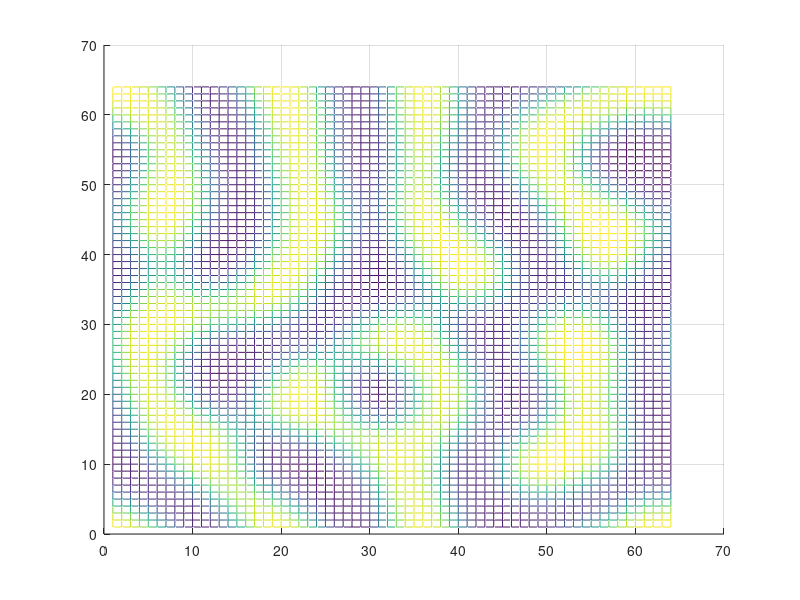

The MATLAB source for this figure:
%% Copyright (c) 2018, Vishal_S% All rights reserved. Please read the "license.txt" for license terms.%% Project Title: Computational Materials Thermodynamics% % Developer: Vishal S% % Contact Info: vishalsubbu97@gmail.com%clear allclfclcmore off;t = cputime;delt = 0.5;Nx = 64;Ny = 64;D = 1;c = zeros(Nx,Ny);ctilde = zeros(Nx,Ny);M = 1;  for i = 1:Nx  for j = 1:Ny    c(i,j) = 0.5 + 0.1*(0.5 - rand());  endforendfor%plot the initial profile mesh(c);view(2);pause(0);halfNx= Nx/2;halfNy = Ny/2;delkx= 2*pi/Nx;delky = 2*pi/Ny;A = 1.0;M = 1.0;kappa = 1.0;for m = 1:10  for n = 1:20    g = 2*A.*c.*(1-c).*(1-2.*c);    ghat = fft2(g);    chat = fft2(c);    for i = 1:Nx      if (i<= halfNx ) kx = (i-1)*delkx;      endif      if (i > halfNx) kx = (i-1-Nx)*delkx;      endif      for j =1:Ny        if (j<= halfNy ) ky = (j-1)*delky;        endif        if (j  > halfNy ) ky = (j-1-Ny)*delky;        endif        k2 = kx*kx + ky*ky;        k4 = k2*k2;        chat(i,j) = (chat(i,j) - M*delt*k2*ghat(i,j))/(1 + 2*M*kappa*k4*delt);      endfor    endfor    c = real(ifft2(chat));        endfor   mesh(c);   view(2);   pause(0);endforprint -depsc CH2DFT.epsprintf("Total CPU time : %f seconds\n",(cputime-t));